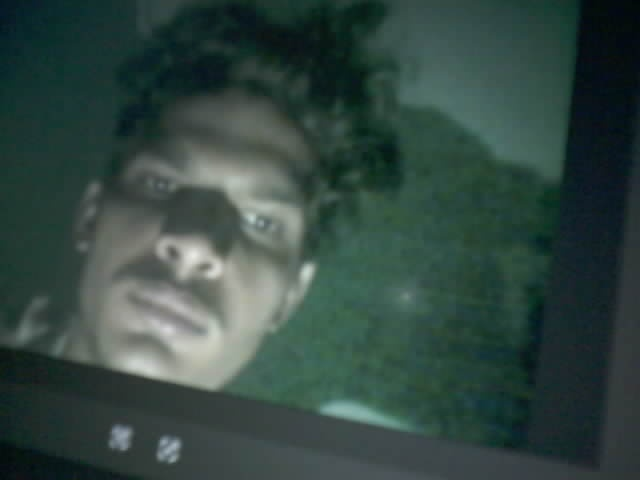
#> input picture intruders/intruder_20260521_210559.jpg, 640 x 480 px; its folder holds only this picture in this run
$ python -i detect.py   (imports and definitions only)
#> lines starting #> are read from the running program, lines starting #| are printed output that depends on the picture
import cv2
import os
import time
import datetime
import requests
import pickle
import numpy as np
import face_recognition

# ══════════════════════════════════════════════════════════════════════
#  TELEGRAM CONFIG
# ══════════════════════════════════════════════════════════════════════
BOT_TOKEN = "8751792537:AAGQwCXSRQsx6B-AYfGTH3w-c88s1PDYJD4"
CHAT_ID   = "8351162212"

# ══════════════════════════════════════════════════════════════════════
#  FOLDERS
# ══════════════════════════════════════════════════════════════════════
SAVE_DIR = "intruders"
# [25 lines not run here, left out]

# ══════════════════════════════════════════════════════════════════════
#  TELEGRAM COOLDOWN
# ══════════════════════════════════════════════════════════════════════
_last_telegram_time = 0
TELEGRAM_COOLDOWN   = 30  # seconds between Telegram alerts

# ══════════════════════════════════════════════════════════════════════
#  LIGHTING PREPROCESSOR
# ══════════════════════════════════════════════════════════════════════

def _brightness(frame: np.ndarray) -> float:
    hsv = cv2.cvtColor(frame, cv2.COLOR_BGR2HSV)
    return float(np.mean(hsv[:, :, 2]))

def _is_ir_frame(frame: np.ndarray) -> bool:
    b, g, r = cv2.split(frame)
    return float(np.mean(np.abs(b.astype(int) - r.astype(int)))) < 8.0

def _clahe_lab(frame: np.ndarray,
               clip: float = 3.0,
               tile: tuple  = (8, 8)) -> np.ndarray:
    lab      = cv2.cvtColor(frame, cv2.COLOR_BGR2LAB)
    l, a, b  = cv2.split(lab)
    clahe    = cv2.createCLAHE(clipLimit=clip, tileGridSize=tile)
    l        = clahe.apply(l)
    return cv2.cvtColor(cv2.merge([l, a, b]), cv2.COLOR_LAB2BGR)

def _gamma(frame: np.ndarray, g: float) -> np.ndarray:
    lut = np.array([
        min(255, int((i / 255.0) ** (1.0 / g) * 255))
        for i in range(256)
    ], dtype=np.uint8)
    return cv2.LUT(frame, lut)

def _sharpen(frame: np.ndarray, amount: float = 0.6) -> np.ndarray:
    blur = cv2.GaussianBlur(frame, (0, 0), 3)
    return cv2.addWeighted(frame, 1 + amount, blur, -amount, 0)

def _denoise(frame: np.ndarray, h: int = 7) -> np.ndarray:
    return cv2.fastNlMeansDenoisingColored(frame, None, h, h, 7, 21)

def preprocess(frame: np.ndarray) -> tuple:
    if frame is None or frame.size == 0:
        return frame, "invalid"

    if len(frame.shape) == 2:
        frame = cv2.cvtColor(frame, cv2.COLOR_GRAY2BGR)

    bv = _brightness(frame)
    gv = float(np.std(cv2.cvtColor(frame, cv2.COLOR_BGR2GRAY)))
    ir = _is_ir_frame(frame)

    if ir:
        cond = "ir_night"
    elif bv < 40:
        cond = "very_dark"
    elif bv < 80:
        cond = "dim"
    elif bv > 220:
        cond = "backlight"
    elif bv > 190:
        cond = "bright"
    elif gv < 20:
        cond = "low_contrast"
    else:
        cond = "normal"

    if cond == "ir_night":
        gray  = cv2.cvtColor(frame, cv2.COLOR_BGR2GRAY)
        gray  = cv2.equalizeHist(gray)
        clahe = cv2.createCLAHE(clipLimit=4.0, tileGridSize=(8, 8))
        gray  = clahe.apply(gray)
        out   = cv2.cvtColor(gray, cv2.COLOR_GRAY2BGR)

    elif cond == "very_dark":
        out = _denoise(frame, h=9)
        out = _gamma(out, g=0.35)
        out = _clahe_lab(out, clip=4.0, tile=(6, 6))

    elif cond == "dim":
        out = _gamma(frame, g=0.55)
        out = _clahe_lab(out, clip=3.0)

    elif cond == "backlight":
        out = _gamma(frame, g=1.6)
        out = _clahe_lab(out, clip=4.0, tile=(4, 4))

    elif cond == "bright":
        out = _gamma(frame, g=1.35)
        out = _clahe_lab(out, clip=2.0)

    elif cond == "low_contrast":
        out = _clahe_lab(frame, clip=5.0, tile=(4, 4))

    else:
        out = _clahe_lab(frame, clip=2.0)

    amount = 0.4 if cond == "backlight" else 0.65
    out    = _sharpen(out, amount)

    return out, cond


# [54 lines left out: functions preprocess_variants, send_telegram_alert, trigger_alert, not called in this run]

# ══════════════════════════════════════════════════════════════════════
#  RECOGNITION HELPERS
# ══════════════════════════════════════════════════════════════════════

TOLERANCE_NORMAL = 0.50
TOLERANCE_DARK   = 0.54

def _to_rgb_small(frame: np.ndarray) -> np.ndarray:
    small = cv2.resize(frame, (0, 0), fx=0.5, fy=0.5)
    return cv2.cvtColor(small, cv2.COLOR_BGR2RGB)

def _detect_and_encode(rgb_frame: np.ndarray) -> tuple:
    try:
        locations = face_recognition.face_locations(rgb_frame, model="hog")
        if not locations:
            return [], []
        encodings = face_recognition.face_encodings(rgb_frame, locations,
                                                     num_jitters=1)
        return locations, encodings
    except Exception as e:
        print(f"[Detection] Error: {e}")
        return [], []

# [12 lines left out: function _match, not called in this run]

# ══════════════════════════════════════════════════════════════════════
#  MAIN PIPELINE
# ══════════════════════════════════════════════════════════════════════

def process_frame(frame: np.ndarray) -> str:
    if frame is None:
        return "NO_FRAME"

    try:
        # Stage 1: preprocess
        processed, condition = preprocess(frame)
        print(f"[Pipeline] Lighting: {condition}")

        # Stage 2: detect on primary processed frame
        rgb                  = _to_rgb_small(processed)
        locations, encodings = _detect_and_encode(rgb)
        used_dark_variant    = False

        # Stage 3: fallback variants if no face found
        if not encodings:
            print("[Pipeline] No face on primary — trying variants")
            variants = preprocess_variants(frame)
            for v_frame, v_label in variants:
                v_rgb       = _to_rgb_small(v_frame)
                v_locs, v_encs = _detect_and_encode(v_rgb)
                if v_encs:
                    print(f"[Pipeline] Face found via variant: {v_label}")
                    encodings         = v_encs
                    locations         = v_locs
                    processed         = v_frame
                    used_dark_variant = True
                    break

        if not encodings:
            print("[Pipeline] No face in frame or any variant")
            return "NO_FACE"

        # Stage 4: match each detected face
        tolerance        = TOLERANCE_DARK if used_dark_variant else TOLERANCE_NORMAL
        has_known        = False
        has_unknown      = False
        known_names_found = []

        for encoding in encodings:
            name, is_known = _match(encoding, tolerance)
            if is_known:
                has_known = True
                known_names_found.append(name)
                print(f"[Match] KNOWN: {name}")
            else:
                has_unknown = True
                print("[Match] UNKNOWN face")

        # Stage 5: verdict + alert
        if has_unknown:
            trigger_alert(frame, reason="Unrecognized person detected")
            return "UNKNOWN"

        if has_known:
            names_str = ", ".join(set(known_names_found))
            return f"KNOWN:{names_str}"

        return "NO_FACE"

    except Exception as e:
        print(f"[Pipeline] Crash: {e}")
        return "ERROR"

>>> import cv2
>>> picture = cv2.imread('intruders/intruder_20260521_210559.jpg')
#> picture is the input picture: shape (480, 640, 3); mean B, G, R 66, 71.6, 51.6
>>> result = process_frame(picture)
#> in _brightness, `hsv = cv2.cvtColor(frame, cv2.COLOR_BGR2HSV)`: hsv: shape (480, 640, 3); mean H, S, V 80.1, 92.1, 72.4
#> in preprocess, `bv = _brightness(frame)`: bv = 72.37
#> in preprocess, `gv = float(np.std(cv2.cvtColor(frame, cv2.COLOR_BGR2GRAY)))`: gv = 35.79
#> in _is_ir_frame, `b, g, r = cv2.split(frame)`:
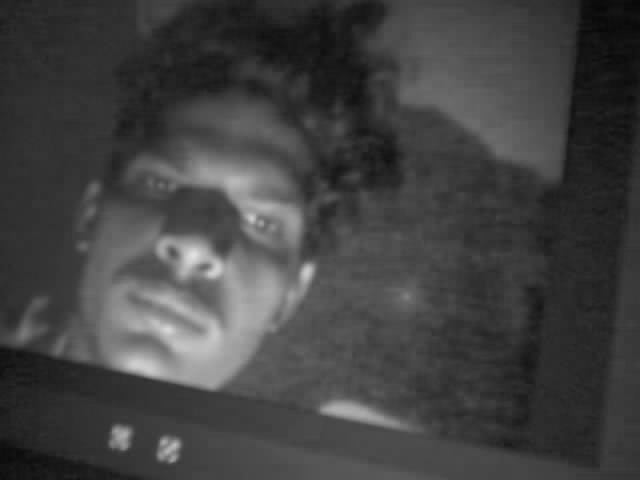
#> b: shape (480, 640); min 7, max 227, mean 66
#> in _is_ir_frame, `b, g, r = cv2.split(frame)`:
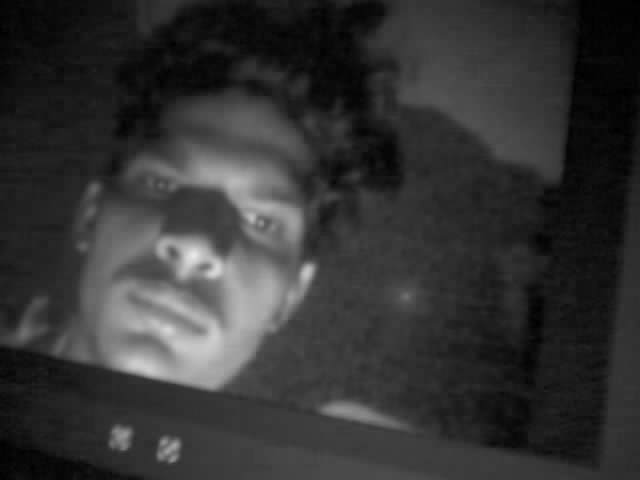
#> r: shape (480, 640); min 0, max 234, mean 51.6
#> in preprocess, `ir = _is_ir_frame(frame)`: ir = False
#> in _gamma, `return cv2.LUT(frame, lut)`:
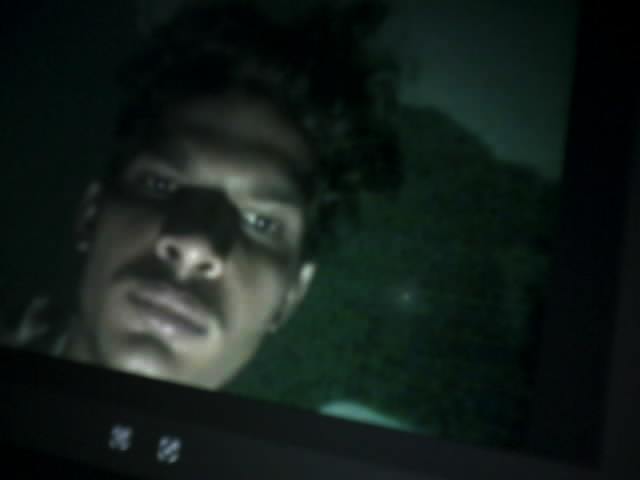
#> returned value: shape (480, 640, 3); mean of channels 0, 1, 2 25.2, 29.4, 19; drawn as B, G, R
#> in _clahe_lab, `lab      = cv2.cvtColor(frame, cv2.COLOR_BGR2LAB)`: lab: shape (480, 640, 3); mean of channels 0, 1, 2 26.1, 123.2, 129.3
#> in _clahe_lab, `l, a, b  = cv2.split(lab)`:
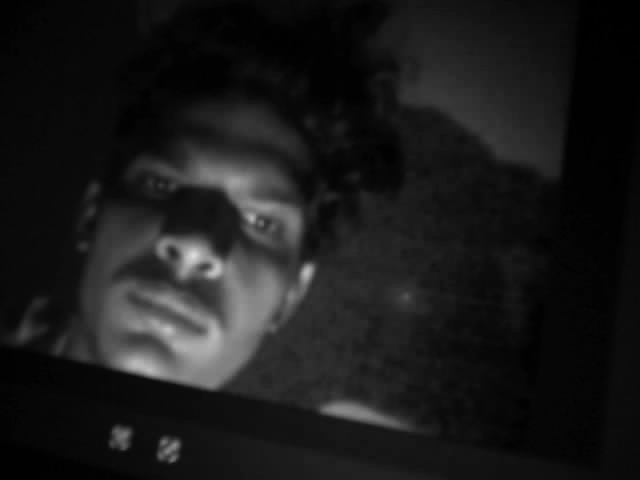
#> l: shape (480, 640); min 0, max 222, mean 26.1
#> in _clahe_lab, `l, a, b  = cv2.split(lab)`:
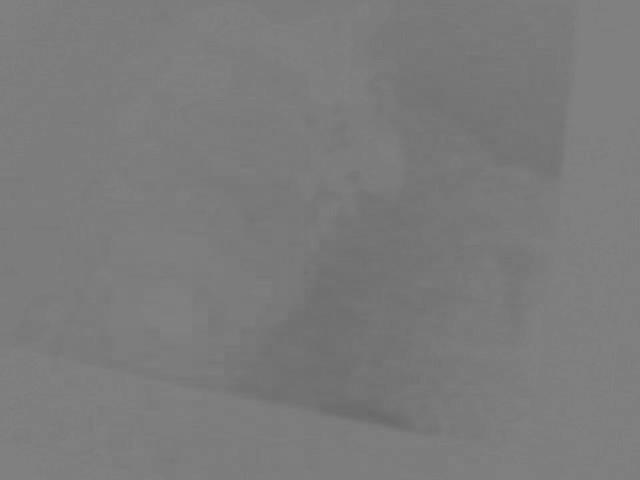
#> a: shape (480, 640); min 104, max 130, mean 123.2
#> in _clahe_lab, `l        = clahe.apply(l)`:
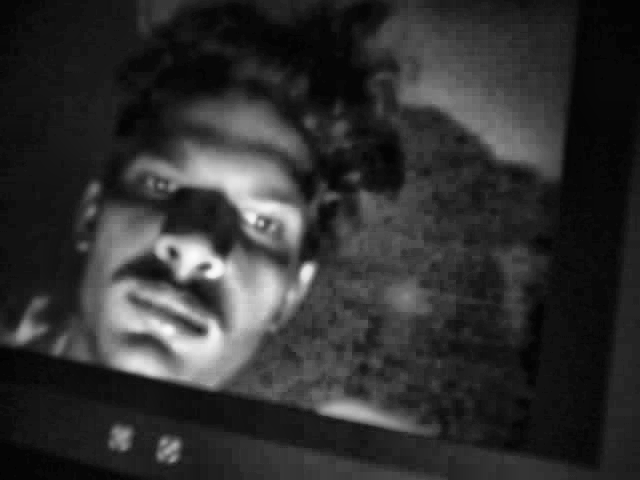
#> l: shape (480, 640); min 1, max 251, mean 48.6
#> in _clahe_lab, `return cv2.cvtColor(cv2.merge([l, a, b]), cv2.COLOR_LAB2BGR)`:
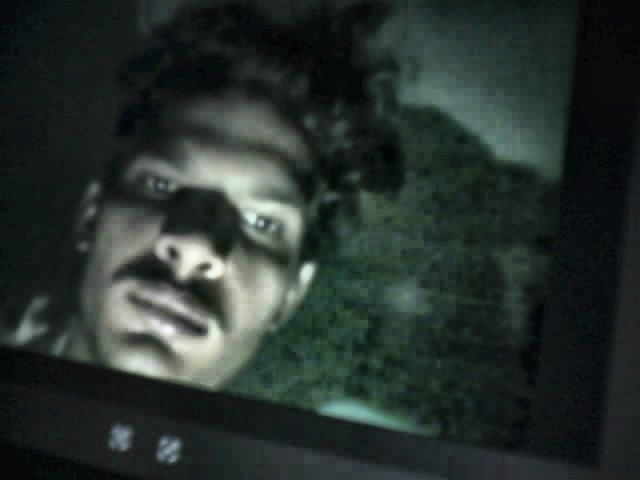
#> returned value: shape (480, 640, 3); mean B, G, R 45.7, 50, 40.3
#> in process_frame, `processed, condition = preprocess(frame)`: condition = 'dim'
#| [Pipeline] Lighting: dim
#> (the run stopped early here; a loop or call above may not have finished)

$ run again, on intruders/intruder_20260521_210619.jpg
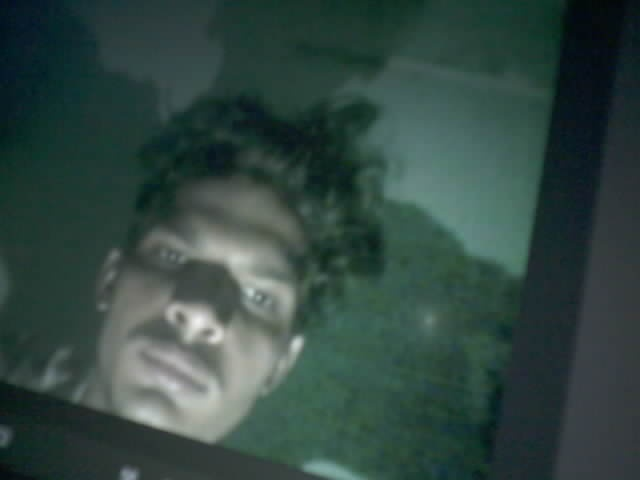
#> input picture intruders/intruder_20260521_210619.jpg, 640 x 480 px
#> picture is the input picture: shape (480, 640, 3); mean B, G, R 66.2, 71.6, 50.6
#> hsv: shape (480, 640, 3); mean H, S, V 81.7, 92.3, 72.5
#> bv = 72.48
#> gv = 33.49
#> in _is_ir_frame, `b, g, r = cv2.split(frame)`:
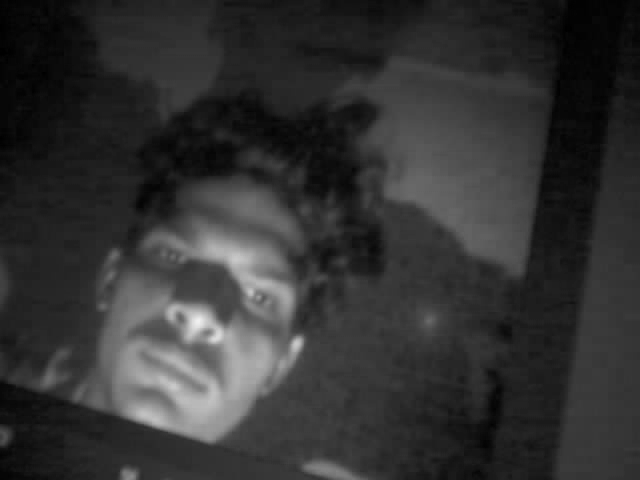
#> r: shape (480, 640); min 0, max 240, mean 50.6
#> ir = False
#> lab: shape (480, 640, 3); mean of channels 0, 1, 2 25.3, 123, 129
#> in _clahe_lab, `return cv2.cvtColor(cv2.merge([l, a, b]), cv2.COLOR_LAB2BGR)`:
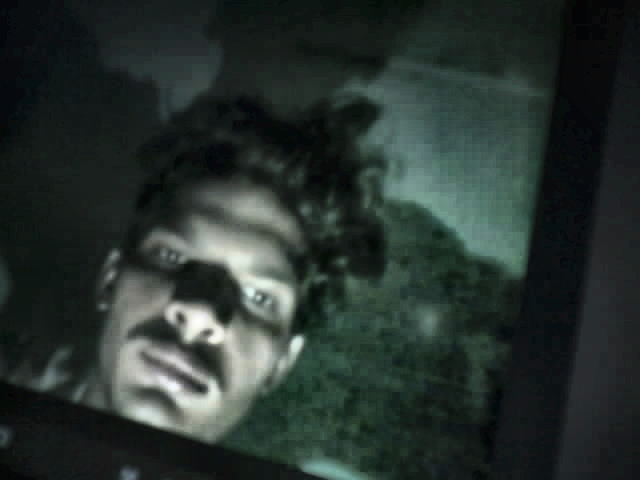
#> returned value: shape (480, 640, 3); mean B, G, R 46.7, 50.7, 40.3
#> condition = 'dim'
#| [Pipeline] Lighting: dim
